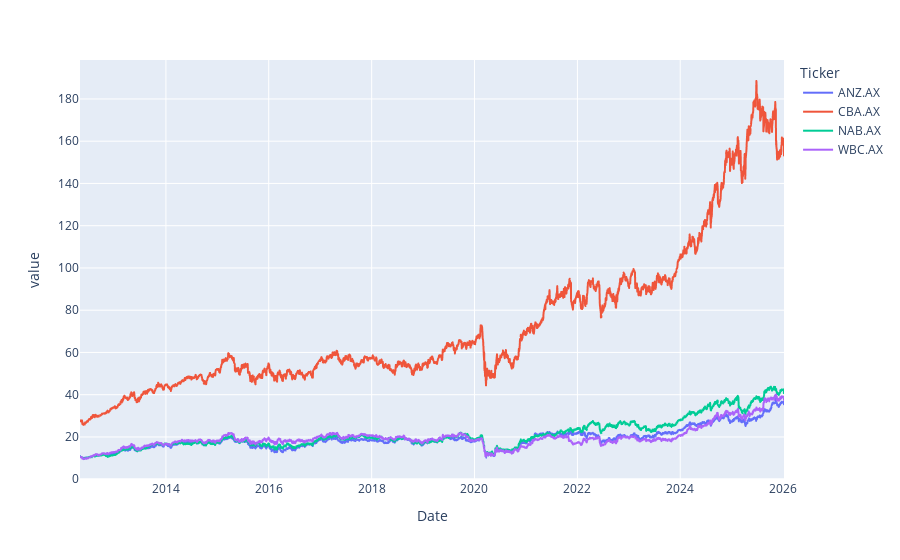

Write notebook code for a chart like this one.
### Code cell
Close.plot()

### Figure 1 — Plotly figure (JSON) as saved in the notebook; plotly's stock layout.template omitted (floating-point values rounded to 4 significant figures; data arrays with more than 128 entries replaced by an {"elided": "..."} marker saying what was removed)
{"data": [{"hovertemplate": "Ticker=ANZ.AX<br>Date=%{x}<br>value=%{y}<extra></extra>", "legendgroup": "ANZ.AX", "line": {"color": "#636efa", "dash": "solid"}, "marker": {"symbol": "circle"}, "mode": "lines", "name": "ANZ.AX", "showlegend": true, "type": "scattergl", "x": {"elided": "3467 str values"}, "xaxis": "x", "y": {"elided": "3467 float values"}, "yaxis": "y"}, {"hovertemplate": "Ticker=CBA.AX<br>Date=%{x}<br>value=%{y}<extra></extra>", "legendgroup": "CBA.AX", "line": {"color": "#EF553B", "dash": "solid"}, "marker": {"symbol": "circle"}, "mode": "lines", "name": "CBA.AX", "showlegend": true, "type": "scattergl", "x": {"elided": "3467 str values"}, "xaxis": "x", "y": {"elided": "3467 float values"}, "yaxis": "y"}, {"hovertemplate": "Ticker=NAB.AX<br>Date=%{x}<br>value=%{y}<extra></extra>", "legendgroup": "NAB.AX", "line": {"color": "#00cc96", "dash": "solid"}, "marker": {"symbol": "circle"}, "mode": "lines", "name": "NAB.AX", "showlegend": true, "type": "scattergl", "x": {"elided": "3467 str values"}, "xaxis": "x", "y": {"elided": "3467 float values"}, "yaxis": "y"}, {"hovertemplate": "Ticker=WBC.AX<br>Date=%{x}<br>value=%{y}<extra></extra>", "legendgroup": "WBC.AX", "line": {"color": "#ab63fa", "dash": "solid"}, "marker": {"symbol": "circle"}, "mode": "lines", "name": "WBC.AX", "showlegend": true, "type": "scattergl", "x": {"elided": "3467 str values"}, "xaxis": "x", "y": {"elided": "3467 float values"}, "yaxis": "y"}], "layout": {"legend": {"title": {"text": "Ticker"}, "tracegroupgap": 0}, "margin": {"t": 60}, "xaxis": {"anchor": "y", "domain": [0, 1], "title": {"text": "Date"}}, "yaxis": {"anchor": "x", "domain": [0, 1], "title": {"text": "value"}}}}
